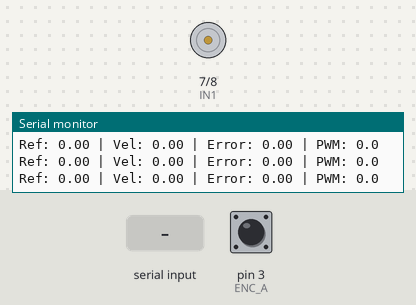
Recording of a sketch running on a simulated Arduino Uno, built with avr-gcc and run on an emulated ATmega328P. Parts: motor-driver pin pairs drawn as motors (green arrow = first pin HIGH = forward, orange = second pin HIGH = backward, longer = more drive, scaled by the enable pin), the last lines printed to the serial monitor. The inputs (shaded band) are chosen by the test bench; at power-on: pin 3 (ENC_A) HIGH.

Above: at 1.2 s.
1.3 s: "5\n" received over Serial
At 1.55 s:
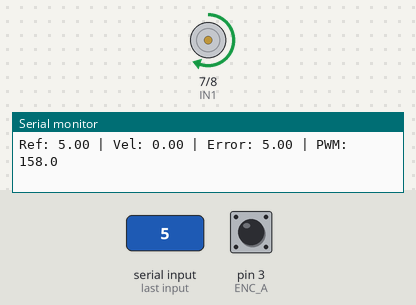
At 5.3 s:
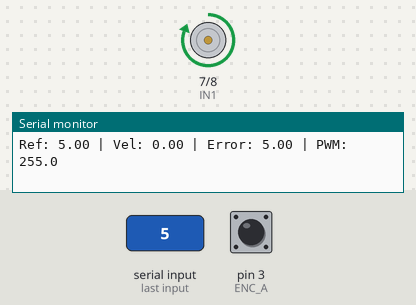
Timing chart, 0 to 6.8 s (numbered marks = the images above; inputs shaded):
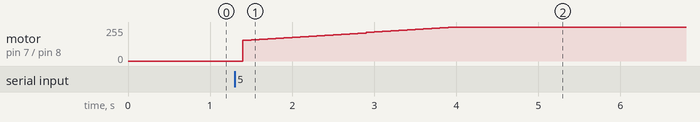

Measured:
- after the input at 1.3 s, motor on pin 7 (IN1) / pin 8 (IN2): moves from stopped to forward 255/255 over 2.6 s, starting after 0.10 s

The sketch:

pid_vel_3.1.ino
```cpp
// ======================================================
// ACTIVIDAD 3.1
// CONTROL PID DE VELOCIDAD
// Arduino UNO + L298N + Encoder
// ======================================================


// ---------------- MOTOR ----------------
#define IN1 7
#define IN2 8
#define ENA 9


// ---------------- ENCODER ----------------
#define ENC_A 3
#define ENC_B 2


// ---------------- ENCODER ----------------
// Valor experimental obtenido en Actividad 2.1
const float CUENTAS_POR_REV = 925.0;


// ---------------- TIEMPO DE MUESTREO ----------------
// 100 ms = 10 Hz
const float dt = 0.1;

unsigned long tiempoAnterior = 0;


// ---------------- CONTADOR ENCODER ----------------
volatile long contadorEncoder = 0;

long contadorAnterior = 0;


// ---------------- VELOCIDAD ----------------
float velocidad = 0.0;


// ---------------- REFERENCIA ----------------
float referencia = 0.0;


// ---------------- PID ----------------

// Valores iniciales
float Kp = 30.0;
float Ki = 8.0;
float Kd = 0.0;

float error = 0.0;
float errorAnterior = 0.0;

float integral = 0.0;
float derivativo = 0.0;

float control = 0.0;


// ======================================================
// SETUP
// ======================================================

void setup() {

  Serial.begin(9600);


  // Encoder
  pinMode(ENC_A, INPUT_PULLUP);
  pinMode(ENC_B, INPUT);

  attachInterrupt(
    digitalPinToInterrupt(ENC_A),
    contarEncoder,
    RISING
  );


  // Motor
  pinMode(IN1, OUTPUT);
  pinMode(IN2, OUTPUT);
  pinMode(ENA, OUTPUT);


  // Motor inicialmente detenido
  digitalWrite(IN1, LOW);
  digitalWrite(IN2, LOW);
  analogWrite(ENA, 0);


  Serial.println("CONTROL PID DE VELOCIDAD");
  Serial.println("Ingrese referencia en rad/s:");
}


// ======================================================
// LOOP
// ======================================================

void loop() {


  // --------------------------------------------------
  // LEER REFERENCIA DESDE MONITOR SERIAL
  // --------------------------------------------------

  if (Serial.available() > 0) {

    referencia = Serial.parseFloat();

    while (Serial.available() > 0) {
      Serial.read();
    }

    Serial.print("Nueva referencia: ");
    Serial.print(referencia);
    Serial.println(" rad/s");
  }


  // --------------------------------------------------
  // EJECUTAR PID CADA 100 ms
  // --------------------------------------------------

  unsigned long tiempoActual = millis();


  if (tiempoActual - tiempoAnterior >= 100) {

    tiempoAnterior = tiempoActual;


    // ================================================
    // 1. LEER ENCODER
    // ================================================

    noInterrupts();

    long contadorActual = contadorEncoder;

    interrupts();


    long deltaCuentas =
      contadorActual - contadorAnterior;


    contadorAnterior = contadorActual;


    // ================================================
    // 2. CALCULAR VELOCIDAD
    // ================================================

    float cuentasSegundo =
      deltaCuentas / dt;


    velocidad =
      cuentasSegundo *
      (2.0 * PI) /
      CUENTAS_POR_REV;


    // ================================================
    // 3. CALCULAR ERROR
    // ================================================

    error =
      referencia - velocidad;


    // ================================================
    // 4. PARTE INTEGRAL
    // ================================================

    integral =
      integral + error * dt;


    // Limitación anti-windup
    integral =
      constrain(integral, -30.0, 30.0);


    // ================================================
    // 5. PARTE DERIVATIVA
    // ================================================

    derivativo =
      (error - errorAnterior) / dt;


    // ================================================
    // 6. PID
    // ================================================

    control =
      Kp * error +
      Ki * integral +
      Kd * derivativo;


    // Limitar a rango PWM
    control =
      constrain(control, -255.0, 255.0);


    // ================================================
    // 7. CONTROL MOTOR
    // ================================================

    if (control > 0) {

      digitalWrite(IN1, HIGH);
      digitalWrite(IN2, LOW);

      analogWrite(
        ENA,
        (int)control
      );
    }

    else if (control < 0) {

      digitalWrite(IN1, LOW);
      digitalWrite(IN2, HIGH);

      analogWrite(
        ENA,
        (int)(-control)
      );
    }

    else {

      digitalWrite(IN1, LOW);
      digitalWrite(IN2, LOW);

      analogWrite(ENA, 0);
    }


    // ================================================
    // 8. GUARDAR ERROR
    // ================================================

    errorAnterior = error;


    // ================================================
    // 9. MOSTRAR DATOS
    // ================================================

    Serial.print("Ref: ");
    Serial.print(referencia, 2);

    Serial.print(" | Vel: ");
    Serial.print(velocidad, 2);

    Serial.print(" | Error: ");
    Serial.print(error, 2);

    Serial.print(" | PWM: ");
    Serial.println(control, 1);
  }
}


// ======================================================
// INTERRUPCION DEL ENCODER
// ======================================================

void contarEncoder() {

  int estadoB =
    digitalRead(ENC_B);


  if (estadoB == LOW) {

    contadorEncoder++;
  }

  else {

    contadorEncoder--;
  }
}
```
